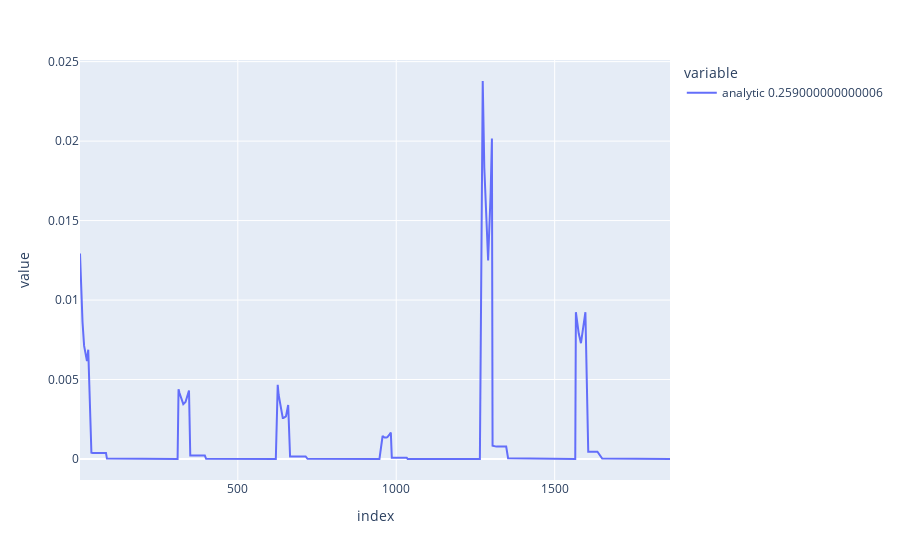

Source (notebook cell):
### Code cell
x_test.iloc[:,-1:].sort_index().plot()

### Figure 1 — Plotly figure (JSON) as saved in the notebook; plotly's stock layout.template omitted (floating-point values rounded to 4 significant figures; data arrays with more than 128 entries replaced by an {"elided": "..."} marker saying what was removed)
{"data": [{"hovertemplate": "variable=analytic 0.259000000000006<br>index=%{x}<br>value=%{y}<extra></extra>", "legendgroup": "analytic 0.259000000000006", "line": {"color": "#636efa", "dash": "solid"}, "mode": "lines", "name": "analytic 0.259000000000006", "orientation": "v", "showlegend": true, "type": "scatter", "x": {"elided": "467 int values"}, "xaxis": "x", "y": {"elided": "467 float values"}, "yaxis": "y"}], "layout": {"legend": {"title": {"text": "variable"}, "tracegroupgap": 0}, "margin": {"t": 60}, "xaxis": {"anchor": "y", "domain": [0, 1], "title": {"text": "index"}}, "yaxis": {"anchor": "x", "domain": [0, 1], "title": {"text": "value"}}}}
